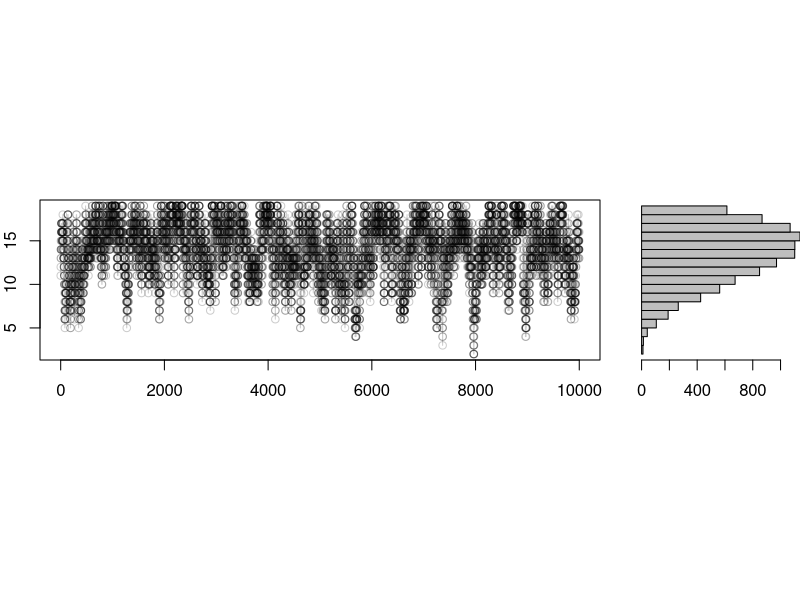

R code for this plot:
# prior
# rho_k = p_k(1-p_k)
n = 20
# p_ks = 0:n/n

# likelihood
n_trials = 3
n_successes = 3

# gamma
gamma <- function(p) {
  if (p < 0 || p > 1) return(0)
  p*(1-p)*dbinom(n_successes, n_trials, p)
}  


# propose to either move 1 up or down on discrete space.
# if proposed moves are out of bounds, decide between staying or moving instead. 
proposal <- function(current_point, n_states) {
  possible_moves = c(max(0, current_point - 1), min(n_states, current_point + 1))
  return(possible_moves[[rbinom(1,1,0.5) + 1]])
}

# metropolis-hastings random walk on discrete space
# n_states does not account for 0-indexing
mh_random_walk <- function(gamma, initial_point, n_states, n_iters = 10000) {
  samples = numeric(n_iters)
  # dim = length(initial_point)
  current_point = initial_point
  for (i in 1:n_iters) {
    # proposal = rnorm(dim, mean = current_point)
    proposal = proposal(current_point, n_states)
    ratio = gamma(proposal/n) / gamma(current_point/n)
    if (runif(1) < ratio) {
      current_point = proposal
    } 

    samples[i] = current_point
  }
  return(samples)
}

plot_traces_and_hist = function(samples) {
  layout_mat <- matrix(c(1, 2), nrow = 1, ncol = 2,
                       byrow = TRUE)
  layout(mat = layout_mat,
         heights = c(1),
         widths = c(3, 1), respect =TRUE)
  par(mar = c(2,2,0,0))
  plot(samples, axes = TRUE, type = "o", col = rgb(red = 0, green = 0, blue = 0, alpha = 0.2))
  xhist <- hist(samples, plot = FALSE)
  barplot(xhist$counts, axes = TRUE, space = 0, horiz=TRUE)
}

samples = mh_random_walk(gamma = gamma, 
                         initial_point = round(n/2),
                         n_states = n)
plot_traces_and_hist(samples)

